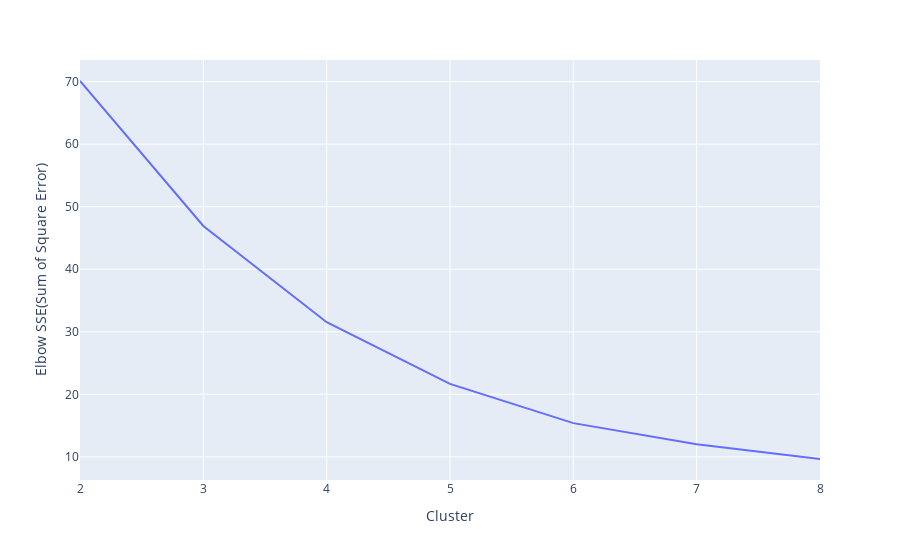

Notebook source saved alongside this figure:
### Code cell
ssd = []
range_n_clusters = [2, 3, 4, 5, 6, 7, 8]
for num_clusters in range_n_clusters:
    kmeans = KMeans(n_clusters=num_clusters, max_iter=300)
    kmeans.fit(testWL)
    
    ssd.append(kmeans.inertia_)
    
# plot the SSDs for each n_clusters
fig_elbow = px.line(x=range_n_clusters, y=ssd, labels={'x' :'Cluster', 'y' :'Elbow SSE(Sum of Square Error)'} )
fig_elbow

### Figure 1 — Plotly figure (JSON) as saved in the notebook; plotly's stock layout.template omitted (floating-point values rounded to 4 significant figures)
{"data": [{"hovertemplate": "Cluster=%{x}<br>Elbow SSE(Sum of Square Error)=%{y}<extra></extra>", "legendgroup": "", "line": {"color": "#636efa", "dash": "solid"}, "marker": {"symbol": "circle"}, "mode": "lines", "name": "", "orientation": "v", "showlegend": false, "type": "scatter", "x": [2, 3, 4, 5, 6, 7, 8], "xaxis": "x", "y": [70.1, 46.92, 31.54, 21.67, 15.39, 12.0, 9.658], "yaxis": "y"}], "layout": {"legend": {"tracegroupgap": 0}, "margin": {"t": 60}, "xaxis": {"anchor": "y", "domain": [0, 1], "title": {"text": "Cluster"}}, "yaxis": {"anchor": "x", "domain": [0, 1], "title": {"text": "Elbow SSE(Sum of Square Error)"}}}}
